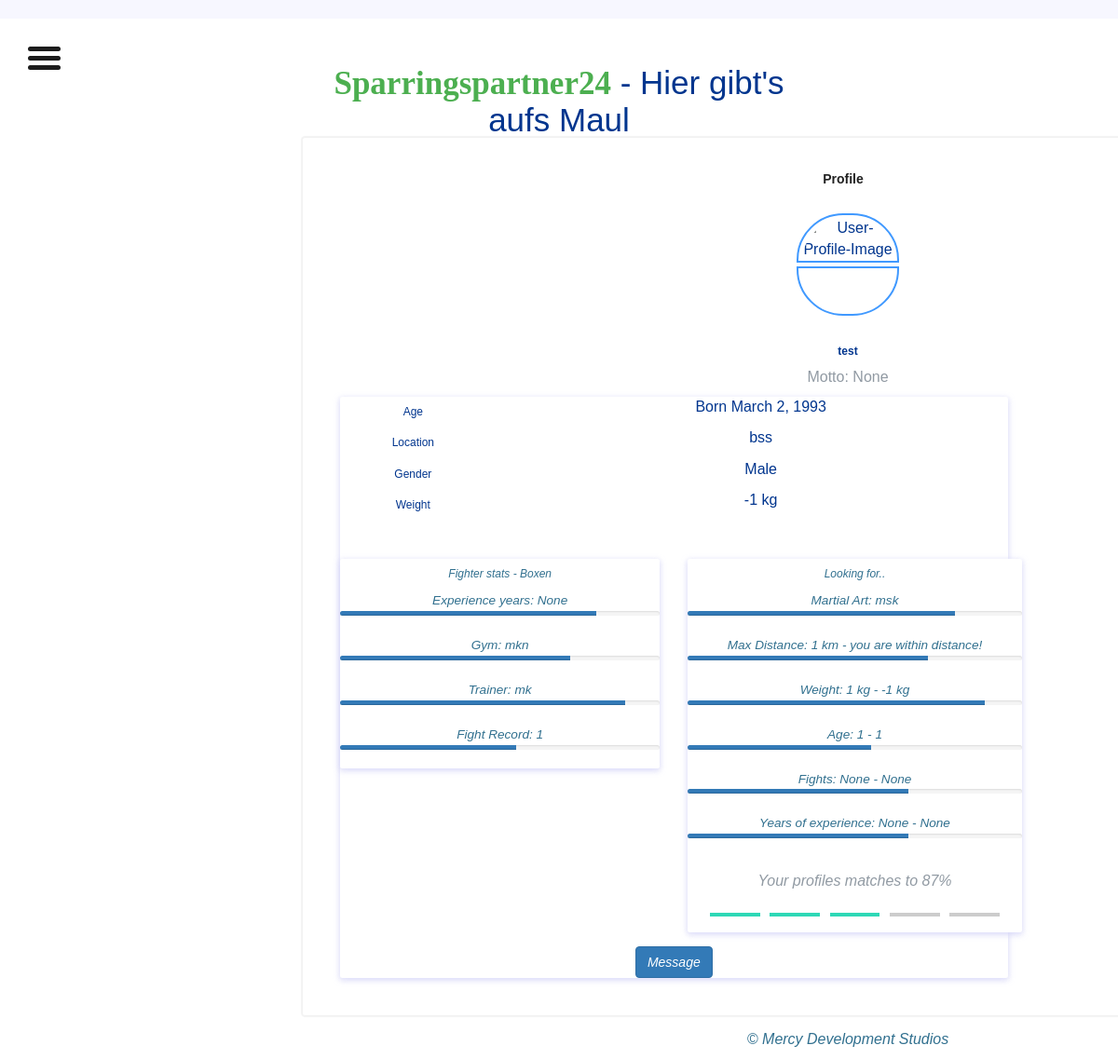
The page /SparringsPartner24/fighter_profile/2/ (signed in) on the database as committed earlier.
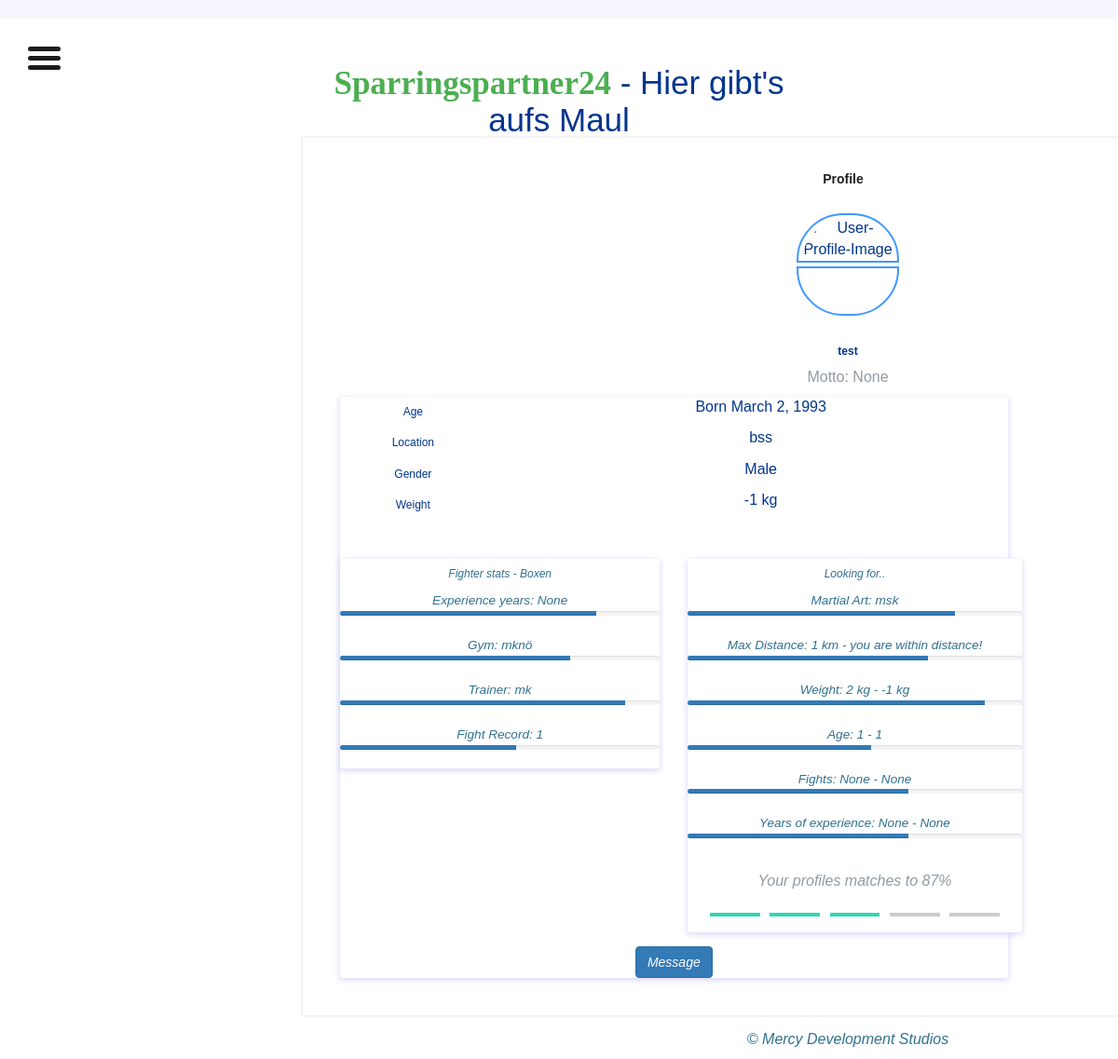
The same page on the database as committed later.
### SparringsPartner24/models.py (models this page shows, shortened)
class FighterProfile(models.Model):
    userprofile = models.ForeignKey(settings.AUTH_USER_MODEL, on_delete=models.CASCADE)
    description = models.CharField(max_length = 400, blank = True, null = True)
    gender = models.CharField(max_length = 40, blank= True, null = True)
    birthday = models.DateField(blank=True, null=True)
    experience_years = models.IntegerField(blank = True, null = True)
    location = models.CharField(max_length=200, blank=True, null=True)
    weight = models.IntegerField(blank=True, null=True)
    martial_art = models.CharField(max_length=200, blank=True, null=True)
    gym = models.CharField(max_length=300, blank=True, null=True)
    trainer = models.CharField(max_length=200, blank=True, null=True)
    fight_record = models.IntegerField(blank=True, null=True)

class SearchProfile(models.Model):
    userprofile = models.ForeignKey(settings.AUTH_USER_MODEL, on_delete=models.CASCADE)
    max_distance = models.IntegerField(blank=True, null=True)
    martial_art = models.CharField(max_length=200, blank=True, null=True)
    gender = models.CharField(max_length=40, blank=True, null=True)
    max_weight = models.IntegerField(blank=True, null=True)
    min_weight = models.IntegerField(blank=True, null=True)
    max_age = models.IntegerField(blank=True, null=True)
    min_age = models.IntegerField(blank=True, null=True)
    max_fights = models.IntegerField(blank=True, null = True)
    min_fights = models.IntegerField(blank = True, null = True)
    max_experience_years = models.IntegerField(blank = True, null = True)
    min_experience_years = models.IntegerField(blank=True, null = True)

class UserProfile(AbstractUser):
    phone_number = models.IntegerField(blank=True, null=True)

### SparringsPartner24/views.py (the view)
# urls.py: path('fighter_profile/<int:userprofile_id>/', views.fighter_profile, name='fighter_profile'),
@login_required
def fighter_profile(request, userprofile_id):
    result = FighterProfile.objects.select_related("userprofile").get(pk=userprofile_id)
    search_profile = SearchProfile.objects.get(pk=userprofile_id)
    return render(request, 'SparringsPartner24/fighter_profile_new.html', {'profile': result, 'searchprofile': search_profile})

### SparringsPartner24/templates/SparringsPartner24/fighter_profile_new.html (shortened to what the changed rows need)
{% extends 'base.html' %}
{% load static %}
{% block content %}
<link href="https://maxcdn.bootstrapcdn.com/font-awesome/4.3.0/css/font-awesome.min.css" rel="stylesheet">
<div class="container">
    <div class="row">
            <div class="card user-card">
                <div class="card-block">
                    <div class="user-image">
                        <img src="https://bootdey.com/img/Content/avatar/avatar7.png" class="img-radius" alt="User-Profile-Image">
                    </div>
                    <h6 class="f-w-600 m-t-25 m-b-10">{{ profile.userprofile.username }}</h6>
                    <p class="text-muted">Motto: {{ profile.description }} </p>
                     <div class="col-md-8">
              <div class="card mb-3">
                <div class="card-body">
                  <div class="row">
                    <div class="col-sm-3">
                      <h6 class="mb-0">Age</h6>
                    </div>
                    <div class="col-sm-9 text-secondary">
                      Born {{ profile.birthday }}
                    </div>
                  </div>
                  <div class="row">
                    <div class="col-sm-3">
                      <h6 class="mb-0">Location</h6>
                    </div>
                    <div class="col-sm-9 text-secondary">
                      {{ profile.location }}
                    </div>
                  </div>
                    <div class="row">
                    <div class="col-sm-3">
                      <h6 class="mb-0">Weight</h6>
                    </div>
                    <div class="col-sm-9 text-secondary">
                      {{ profile.weight }} kg
                    </div>
                  </div>
              </div>
                     <div class="row gutters-sm">
                <div class="col-sm-6 mb-3">
                  <div class="card h-100">
                    <div class="card-body">
                      <h6 class="d-flex align-items-center mb-3"><i class="material-icons text-info mr-2">Fighter stats - {{ profile.martial_art }} </h6>
                      <small>Experience years: {{ profile.experience_years }}  </small>
                      <div class="progress mb-3" style="height: 5px">
                        <div class="progress-bar bg-primary" role="progressbar" style="width: 80%" aria-valuenow="80" aria-valuemin="0" aria-valuemax="100"></div>
                      </div>
                      <small>Gym: {{ profile.gym }}  </small>
                      <div class="progress mb-3" style="height: 5px">
                        <div class="progress-bar bg-primary" role="progressbar" style="width: 72%" aria-valuenow="72" aria-valuemin="0" aria-valuemax="100"></div>
                      </div>
                      <small>Trainer: {{ profile.trainer }} </small>
                      <div class="progress mb-3" style="height: 5px">
                        <div class="progress-bar bg-primary" role="progressbar" style="width: 89%" aria-valuenow="89" aria-valuemin="0" aria-valuemax="100"></div>
                      </div>
                      <small>Fight Record: {{ profile.fight_record }} </small>
                      <div class="progress mb-3" style="height: 5px">
                        <div class="progress-bar bg-primary" role="progressbar" style="width: 55%" aria-valuenow="55" aria-valuemin="0" aria-valuemax="100"></div>
                      </div>
                    </div>
                  </div>
                </div>
                         <div class="row gutters-sm">
                <div class="col-sm-6 mb-3">
                  <div class="card h-100">
                    <div class="card-body">
                      <h6 class="d-flex align-items-center mb-3"><i class="material-icons text-info mr-2">Looking for..</h6>
                      <small>Martial Art: {{searchprofile.martial_art}}</small>
                      <div class="progress mb-3" style="height: 5px">
                        <div class="progress-bar bg-primary" role="progressbar" style="width: 80%" aria-valuenow="80" aria-valuemin="0" aria-valuemax="100"></div>
                      </div>
                      <small>Max Distance: {{searchprofile.max_distance}} km - you are within distance! </small>
                      <div class="progress mb-3" style="height: 5px">
                        <div class="progress-bar bg-primary" role="progressbar" style="width: 72%" aria-valuenow="72" aria-valuemin="0" aria-valuemax="100"></div>
                      </div>
                      <small>Weight: {{searchprofile.min_weight}} kg - {{searchprofile.max_weight}} kg</small>
                      <div class="progress mb-3" style="height: 5px">
                        <div class="progress-bar bg-primary" role="progressbar" style="width: 89%" aria-valuenow="89" aria-valuemin="0" aria-valuemax="100"></div>
                      </div>
                      <small>Age: {{searchprofile.min_age}} - {{searchprofile.max_age}}</small>
                      <div class="progress mb-3" style="height: 5px">
                        <div class="progress-bar bg-primary" role="progressbar" style="width: 55%" aria-valuenow="55" aria-valuemin="0" aria-valuemax="100"></div>
                      </div>
                      <small>Fights: {{searchprofile.min_fights}} - {{searchprofile.max_fights}}</small>
                      <div class="progress mb-3" style="height: 5px">
                        <div class="progress-bar bg-primary" role="progressbar" style="width: 66%" aria-valuenow="66" aria-valuemin="0" aria-valuemax="100"></div>
                      </div>
                    <small>Years of experience: {{searchprofile.min_experience_years}} - {{searchprofile.max_experience_years}}</small>
                      <div class="progress mb-3" style="height: 5px">
                        <div class="progress-bar bg-primary" role="progressbar" style="width: 66%" aria-valuenow="66" aria-valuemin="0" aria-valuemax="100"></div>
                      </div>
                    </div>
                  </div>
                </div>
                </div>
            </div>
	</div>
</div>
{% endblock %}

Rows that differ between the two databases and show on the page:
changed FighterProfile "None": gym "mkn" → "mknö"
changed SearchProfile "msk": min_weight "1" → "2"
